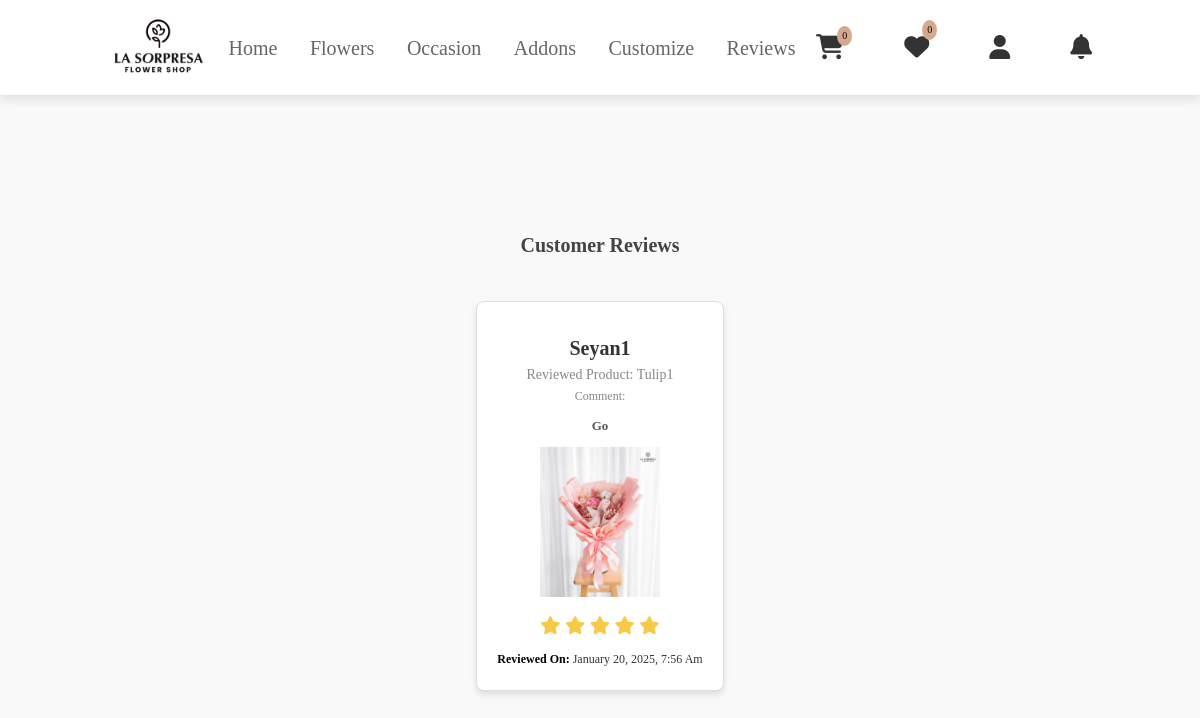
The page /users/review.php on the database as committed earlier.
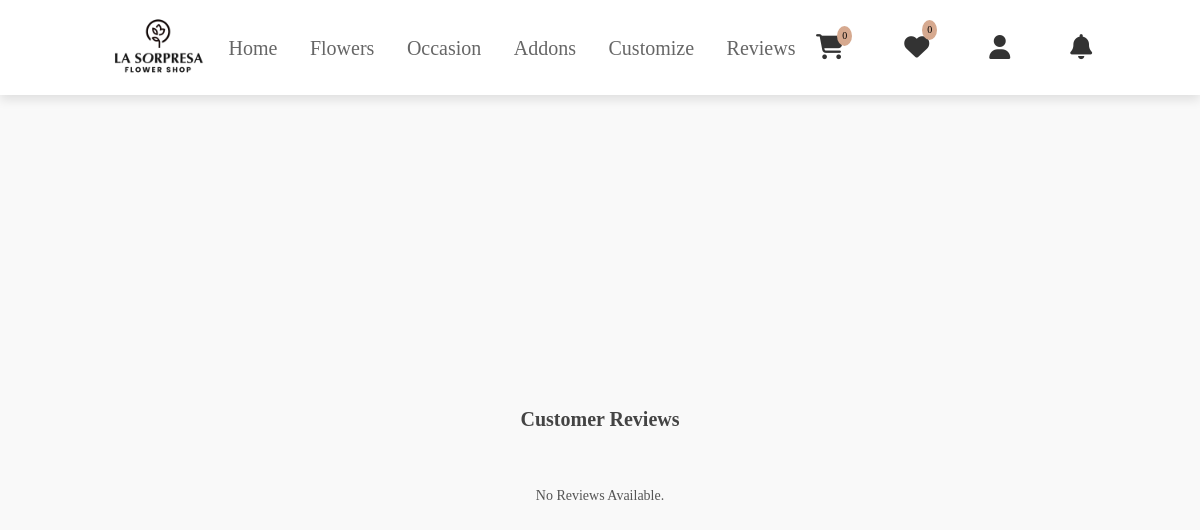
The same page on the database as committed later.
### tables this page shows
CREATE TABLE `reviews` (
  `review_id` int(11) NOT NULL,
  `order_id` int(11) NOT NULL,
  `product_id` int(11) NOT NULL,
  `review` text DEFAULT NULL,
  `rating` int(11) DEFAULT NULL CHECK (`rating` between 1 and 5),
  `created_at` timestamp NOT NULL DEFAULT current_timestamp(),
  `customer_id` int(11) NOT NULL
);

CREATE TABLE `customer` (
  `cust_id` int(11) NOT NULL,
  `cust_name` varchar(255) NOT NULL,
  `cust_email` varchar(255) NOT NULL,
  `cust_phone` varchar(15) NOT NULL,
  `cust_address` text NOT NULL,
  `cust_city` varchar(255) NOT NULL,
  `cust_zip` varchar(10) NOT NULL,
  `cust_s_name` varchar(255) DEFAULT NULL,
  `cust_s_phone` varchar(15) DEFAULT NULL,
  `cust_s_address` text DEFAULT NULL,
  `cust_s_city` varchar(255) DEFAULT NULL,
  `cust_s_zip` varchar(10) DEFAULT NULL,
  `cust_password` varchar(255) NOT NULL,
  `cust_datetime` datetime DEFAULT current_timestamp(),
  `cust_timestamp` timestamp NOT NULL DEFAULT current_timestamp() ON UPDATE current_timestamp(),
  `cust_status` enum('active','inactive','suspended') DEFAULT 'active'
);

CREATE TABLE `product` (
  `p_id` int(11) NOT NULL,
  `name` varchar(255) NOT NULL,
  `old_price` varchar(10) NOT NULL,
  `current_price` varchar(10) NOT NULL,
  `quantity` int(10) NOT NULL,
  `featured_photo` varchar(255) NOT NULL,
  `description` text NOT NULL,
  `short_description` text NOT NULL,
  `feature` text NOT NULL,
  `other_photo` text NOT NULL,
  `condition` text NOT NULL,
  `is_featured` int(1) NOT NULL,
  `is_active` int(1) NOT NULL,
  `ecat_id` int(11) NOT NULL
);

### users/review.php (the view, shortened to what this page needs)
<?php
include("conn.php");
try {
    $stmt = $pdo->prepare("SELECT r.review_id, r.review, r.rating, r.created_at, p.p_id, p.name AS product_name, p.featured_photo, c.cust_name
                           FROM reviews r
                           JOIN product p ON r.product_id = p.p_id
                           JOIN customer c ON r.customer_id = c.cust_id
                           ORDER BY r.created_at DESC");
    $stmt->execute();
    $reviews = $stmt->fetchAll(PDO::FETCH_ASSOC);
} catch (PDOException $e) {
    echo "Error fetching reviews: " . $e->getMessage();
    exit;
}
?>
<?php include('navuser.php'); ?>
<link rel="stylesheet" href="../css/review.css">
<body>
<h1 style="margin-top: 10rem;">Customer Reviews</h1>
<div class="container">
    <?php if (!empty($reviews)): ?>
        <?php foreach ($reviews as $review): ?>
            <a href="product-details.php?p_id=<?php echo $review['p_id']; ?>" class="review-link">
                <div class="box">
                    <div class="user">
                        <div class="user-info">
                            <h3><?php echo htmlspecialchars($review['cust_name']); ?></h3>
                            <span>Reviewed Product: <?php echo htmlspecialchars($review['product_name']); ?></span>
                        </div>
                    </div>
                    <h>Comment: </h>
                    <p><?php echo nl2br(htmlspecialchars($review['review'])); ?></p>
                    <img src="../admin/uploads/<?php echo htmlspecialchars($review['featured_photo']); ?>" alt="<?php echo htmlspecialchars($review['product_name']); ?>">
                    <div class="stars">
                        <?php for ($i = 0; $i < $review['rating']; $i++): ?>
                            <i class="fas fa-star"></i>
                        <?php endfor; ?>
                    </div>
                    <div class="review-date">
                        <strong>Reviewed on:</strong> <?php echo date("F j, Y, g:i a", strtotime($review['created_at'])); ?>
                    </div>
                </div>
            </a>
        <?php endforeach; ?>
    <?php else: ?>
        <p>No reviews available.</p>
    <?php endif; ?>
</div>
<?php include('../loading.php'); ?>

Rows that differ between the two databases and show on the page:
removed reviews: customer.cust_name "Seyan1", product.name "Tulip1", review "Go", product.featured_photo (picture), rating 5 (drawn), created_at "January 20, 2025, 7:56 Am"
Other text that changed with them:
text now shown: "No Reviews Available."
